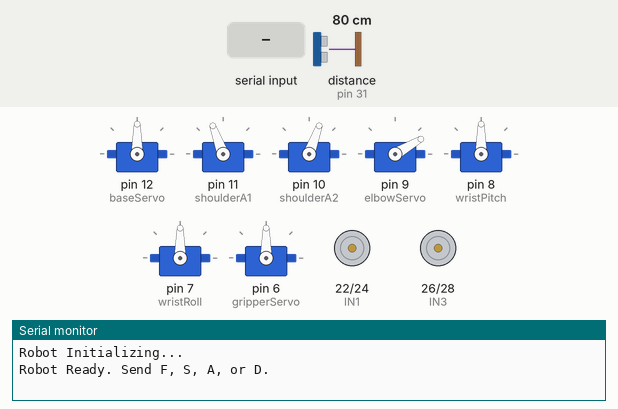
A sketch run on a simulated Arduino Mega 2560, built with avr-gcc and run on an emulated ATmega2560. On the bench: 7 × servo, motor-driver pin pairs drawn as motors (green arrow = first pin HIGH = forward, orange = second pin HIGH = backward, longer = more drive, scaled by the enable pin), the last lines printed to the serial monitor. Wiring (inferred from the names in the program): ultrasonic range finder: trigger pin 30; echo pin 31. Inputs (shaded band) come from the test bench; at power-on: distance to the obstacle (sensor on pin 31) 80 cm. The echo pulse lasts 58.3 µs per cm.

Above: at 1.6 s.
1.7 s: "A" received over Serial
At 7.3 s:
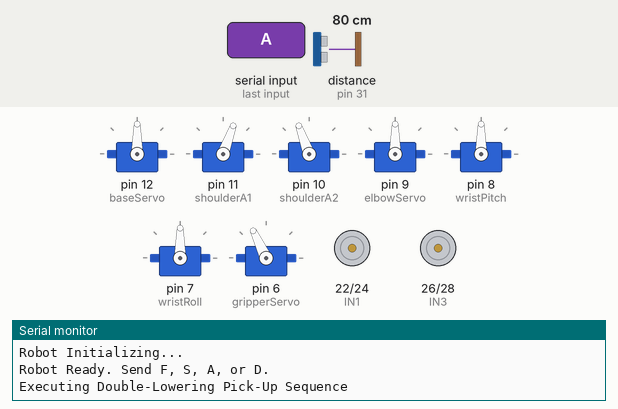
7.7 s: "F" received over Serial
At 10.0 s:
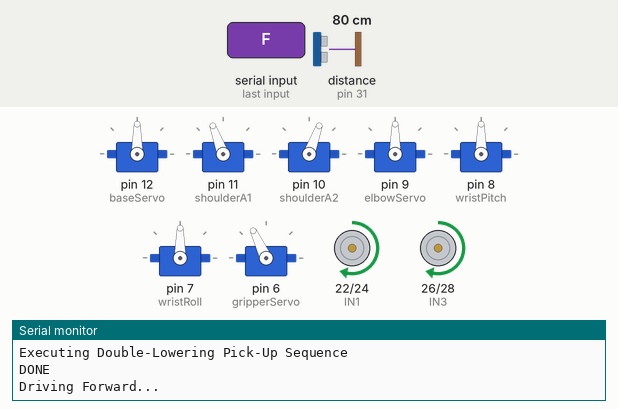
10.4 s: "L" received over Serial
At 10.8 s:
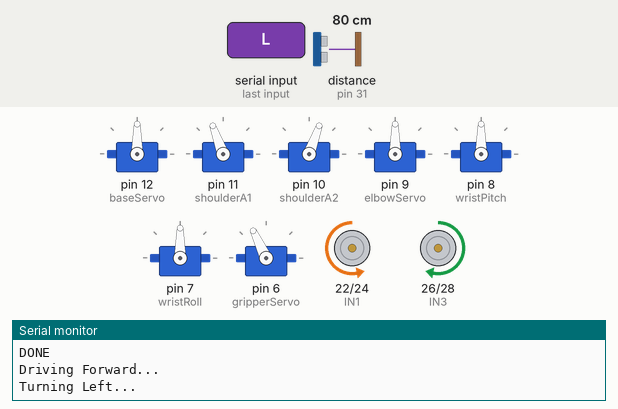
11.9 s: "R" received over Serial
At 12.4 s:
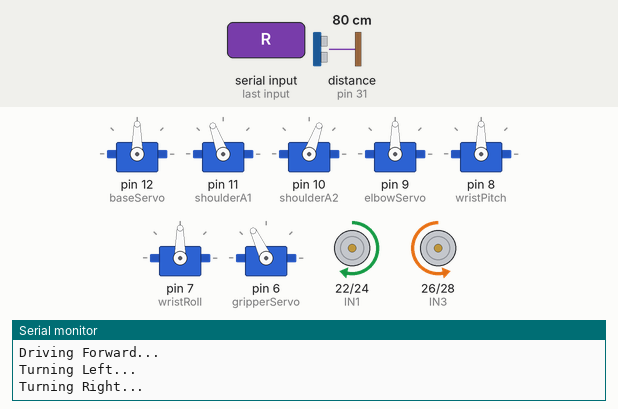
13.4 s: "D" received over Serial
At 15.2 s:
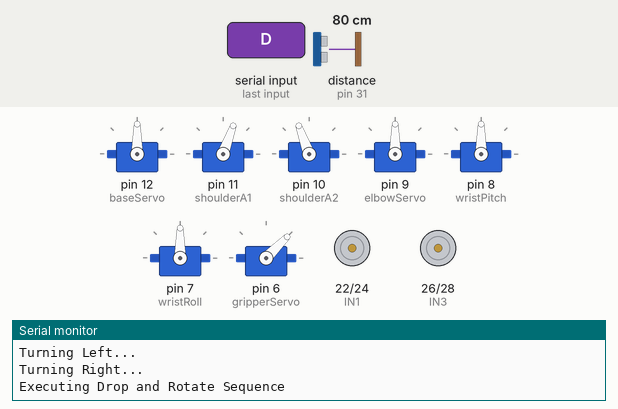
16.4 s: "F" received over Serial
Timing chart, 0 to 19.9 s (numbered marks = the images above; inputs shaded):
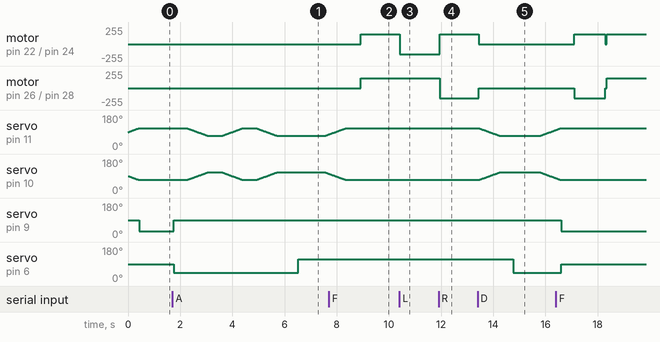

Measured:
- after the input at 7.7 s, motor on pin 22 (IN1) / pin 24 (IN2), motor on pin 26 (IN3) / pin 28 (IN4): stopped → forward 150/255 after 1.2 s
- after the input at 10.4 s, motor on pin 22 (IN1) / pin 24 (IN2): forward 150/255 → backward 150/255 at once
- after the input at 11.9 s, motor on pin 22 (IN1) / pin 24 (IN2): backward 150/255 → forward 150/255 after 0.05 s; motor on pin 26 (IN3) / pin 28 (IN4): forward 150/255 → backward 150/255 after 0.05 s
- after the input at 13.4 s, motor on pin 22 (IN1) / pin 24 (IN2): forward 150/255 → stopped at once; motor on pin 26 (IN3) / pin 28 (IN4): backward 150/255 → stopped at once; servo on pin 10 (shoulderA2): rises from 70° to 110° in 0.79 s, then falls to 79° in 2.1 s; servo on pin 6 (gripperServo): 115° → 45° after 1.4 s

The sketch:

body.ino
```cpp
#include <Servo.h>

// ==========================================
// 1. PIN DEFINITIONS
// ==========================================

// L298N Motor Driver Pins
const int ENA = 4;
const int IN1 = 22;
const int IN2 = 24;
const int IN3 = 26;
const int IN4 = 28;
const int ENB = 5;

// HC-SR04 Ultrasonic Sensor Pins
const int trigPin = 30;
const int echoPin = 31;

// Robot State Variables
bool isDriving = false;
bool isBlocked = false;
bool isRotating = false;

// Servo Objects
Servo baseServo;
Servo shoulderA1;
Servo shoulderA2;
Servo elbowServo;
Servo wristPitch;
Servo wristRoll;
Servo gripperServo;

// --- CONSTANTS FOR TUNING ---
const int HOME_SHOULDER = 110;  // Elevated position (start position)
const int HOME_ELBOW = 150;     // Tucked safely
const int PICKUP_LOW = 70;      // Lying flat (for knocking down and picking up)

// ==========================================
// 2. SETUP
// ==========================================

void setup() {
  Serial.begin(115200);
  Serial.println("Robot Initializing...");

  pinMode(ENA, OUTPUT);
  pinMode(ENB, OUTPUT);
  pinMode(IN1, OUTPUT);
  pinMode(IN2, OUTPUT);
  pinMode(IN3, OUTPUT);
  pinMode(IN4, OUTPUT);

  pinMode(trigPin, OUTPUT);
  pinMode(echoPin, INPUT);

  stopMotors();

  baseServo.attach(12);
  shoulderA1.attach(11);
  shoulderA2.attach(10);
  elbowServo.attach(9);
  wristPitch.attach(8);
  wristRoll.attach(7);
  gripperServo.attach(6);

  setArmHome();

  Serial.println("Robot Ready. Send F, S, A, or D.");
}

// ==========================================
// 3. MAIN LOOP
// ==========================================

void loop() {
  int distance = getDistance();

  if (Serial.available() > 0) {
    char command = Serial.read();

    if (command == 'F') {
      isDriving = true;
      isRotating = false;
      Serial.println("Driving Forward...");
    }
    else if (command == 'S') {
      isDriving = false;
      isBlocked = false;
      isRotating = false;
      stopMotors();
      Serial.println("Stopped.");
    }
    else if (command == 'L') {
      isDriving = false;
      isRotating = true;
      driveMotors(-150, 150); // Turn Left
      Serial.println("Turning Left...");
    }
    else if (command == 'R') {
      isDriving = false;
      isRotating = true;
      driveMotors(150, -150); // Turn Right
      Serial.println("Turning Right...");
    }
    else if (command == 'A') {
      isDriving = false;
      isBlocked = false;
      isRotating = false;
      stopMotors();
      Serial.println("Executing Double-Lowering Pick-Up Sequence");

      // 1. Prepare joints (Base, Arm, Wrist, Gripper)
      baseServo.write(90);      // Base center
      elbowServo.write(180-90); // Elbow center
      wristPitch.write(90);     // Wrist level
      wristRoll.write(90);      // Wrist level
      gripperServo.write(45);   // Gripper Open
      delay(500);

      // FIRST LOWERING (To knock down)
      moveShoulder(HOME_SHOULDER, PICKUP_LOW); // Lower Arm
      delay(500);

      // RAISE ARM
      moveShoulder(PICKUP_LOW, HOME_SHOULDER);
      delay(500);

      // SECOND LOWERING (To grab)
      moveShoulder(HOME_SHOULDER, PICKUP_LOW);
      delay(800);

      gripperServo.write(115); // Gripper Close (Grab)
      delay(1000);

      // LIFT ARM
      moveShoulder(PICKUP_LOW, HOME_SHOULDER);
      delay(500);

      Serial.println("DONE"); // Signal Python that action is finished
    }
    else if (command == 'D') {
      isDriving = false;
      isBlocked = false;
      stopMotors();
      Serial.println("Executing Drop and Rotate Sequence");

      // Lower Arm to drop position
      moveShoulder(HOME_SHOULDER, PICKUP_LOW);
      delay(500);

      // Open Gripper
      gripperServo.write(45);
      delay(1000);

      // Return Arm to home
      setArmHome();
      delay(500);

      // Rotate 180 degrees (Go back to search area)
      isRotating = true;
      Serial.println("Rotating 180 degrees...");
      driveMotors(150, -150);
      delay(1200);
      stopMotors();
      isRotating = false;

      Serial.println("DONE"); // Signal Python that action is finished
    }
  }

  // SMART CRUISE CONTROL
  if (isDriving) {
    if (distance > 0 && distance < 12) {
      stopMotors();
      if (!isBlocked) {
        Serial.println("Obstacle! Pausing...");
        isBlocked = true;
      }
    } else {
      driveMotors(150, 150);
      if (isBlocked) {
        Serial.println("Path clear! Resuming...");
        isBlocked = false;
      }
    }
  }
  delay(50);
}

// 4. MOTOR CONTROL

void driveMotors(int leftSpeed, int rightSpeed) {
  digitalWrite(IN1, leftSpeed > 0 ? HIGH : LOW);
  digitalWrite(IN2, leftSpeed > 0 ? LOW : HIGH);
  digitalWrite(IN3, rightSpeed > 0 ? HIGH : LOW);
  digitalWrite(IN4, rightSpeed > 0 ? LOW : HIGH);
  analogWrite(ENA, abs(leftSpeed));
  analogWrite(ENB, abs(rightSpeed));
}

void stopMotors() {
  digitalWrite(IN1, LOW); digitalWrite(IN2, LOW);
  digitalWrite(IN3, LOW); digitalWrite(IN4, LOW);
  analogWrite(ENA, 0); analogWrite(ENB, 0);
}

// 5. ARM CONTROL

void moveShoulder(int start_pos, int end_pos) {
  if (start_pos < end_pos) {
    for(int pos = start_pos; pos <= end_pos; pos++) {
      shoulderA1.write(pos);
      shoulderA2.write(180 - pos);
      delay(20);
    }
  } else {
    for(int pos = start_pos; pos >= end_pos; pos--) {
      shoulderA1.write(pos);
      shoulderA2.write(180 - pos);
      delay(20);
    }
  }
}

void moveArmAngles(int base, int shoulder, int elbow, int wPitch, int wRoll, int grip) {
  baseServo.write(constrain(base, 0, 180));
  shoulderA1.write(constrain(shoulder, 0, 180));
  shoulderA2.write(180 - constrain(shoulder, 0, 180));
  elbowServo.write(180 - constrain(elbow, 0, 180));
  wristPitch.write(constrain(wPitch, 0, 180));
  wristRoll.write(constrain(wRoll, 0, 180));
  gripperServo.write(constrain(grip, 33, 115));
}

void setArmHome() {
  int current = shoulderA1.read();

  // Smoothly transition to the correct elevation
  moveShoulder(current, HOME_SHOULDER);

  // Final tucked position
  moveArmAngles(90, HOME_SHOULDER, HOME_ELBOW, 90, 90, 90);
}

// 6. SENSOR

int getDistance() {
  digitalWrite(trigPin, LOW);
  delayMicroseconds(2);
  digitalWrite(trigPin, HIGH);
  delayMicroseconds(10);
  digitalWrite(trigPin, LOW);
  long duration = pulseIn(echoPin, HIGH, 25000);
  return duration * 0.034 / 2;
}
```
